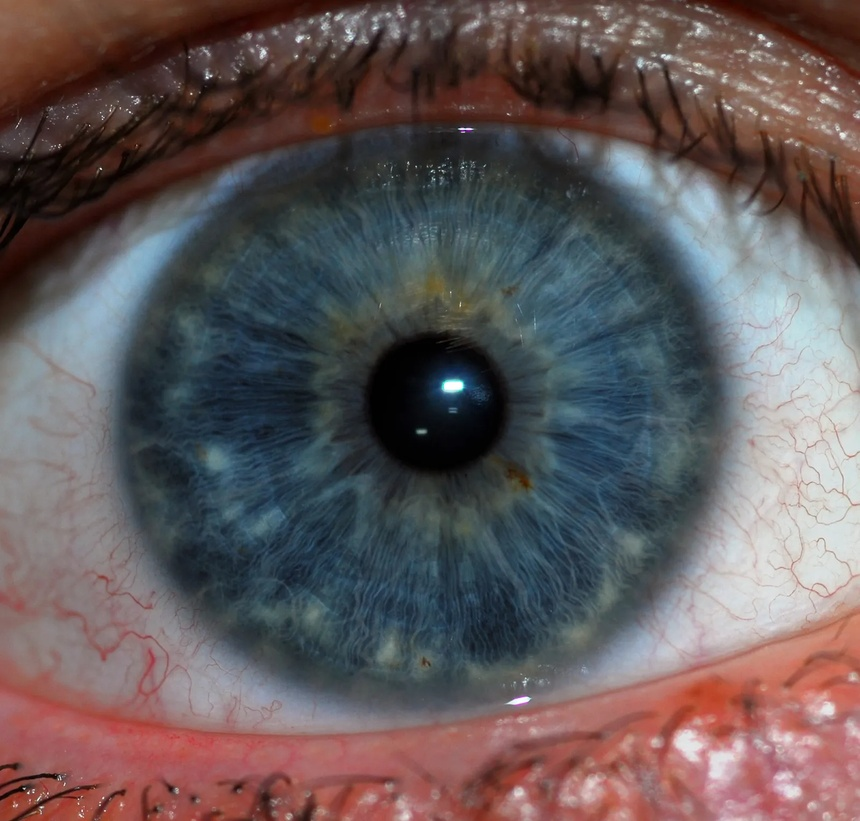
#> input picture human-iris.jpg, 860 x 821 px, shrunk from 1600 x 1528 before the run
$ jupyter execute 'Gabor Filters.ipynb'
#> lines starting #> are read from the running program, lines starting #| are printed output that depends on the picture
### Implementation and studies of Gabor Filters

[cell 1]
import numpy as np
import cv2
import matplotlib.pyplot as plt

#### The Gabor filter can be described by the following equation:

$
    g(x, y; \lambda, \theta, \psi, \sigma, \gamma) = \exp\left(-\frac{x'^2  +  \gamma^2 y'^2}{2\sigma^2}\right) \cos\left(2\pi \frac{x'}{\lambda} + \psi\right)
$

where:

$x' = x \cos(\theta) + y \sin(\theta)$

$y' = -x \sin(\theta) + y \cos(\theta)$

Parameters:

$\lambda$: Wavelength of the sinusoidal factor.

$\theta$: Orientation of the normal to the parallel stripes.

$\psi$: Phase offset.

$\sigma$: Standard deviation of the Gaussian envelope.

$\gamma$: Spatial aspect ratio, which specifies the ellipticity of the filter.

[cell 2]
# lambda is a keyword in python so we use Lambda
def gabor(sigma, theta, Lambda, psi, gamma):
    sigma_x = sigma
    sigma_y = float(sigma) / gamma

    nstds = 3
    xmax = max(
        abs(nstds * sigma_x * np.cos(theta)),
        abs(nstds * sigma_y * np.sin(theta))
    )
    xmax = np.ceil(max(1, xmax))

    ymax = max(
        abs(nstds * sigma_x * np.sin(theta)),
        abs(nstds * sigma_y * np.cos(theta))
    )
    ymax = np.ceil(max(1, ymax))

    xmin = -xmax
    ymin = -ymax
    (x, y) = np.meshgrid(np.arange(ymin, ymax + 1), np.arange(xmin, xmax + 1))

    # Rotation
    x_theta = x * np.cos(theta) + y * np.sin(theta)
    y_theta = -x * np.sin(theta) + y * np.cos(theta)

    gb = np.exp(-0.5 * (x_theta**2 / sigma_x**2 + y_theta**2 / sigma_y**2)) * np.cos(2 * np.pi / Lambda * x_theta + psi)
    return gb

[cell 3]
image = cv2.imread('human-iris.jpg', cv2.IMREAD_GRAYSCALE)
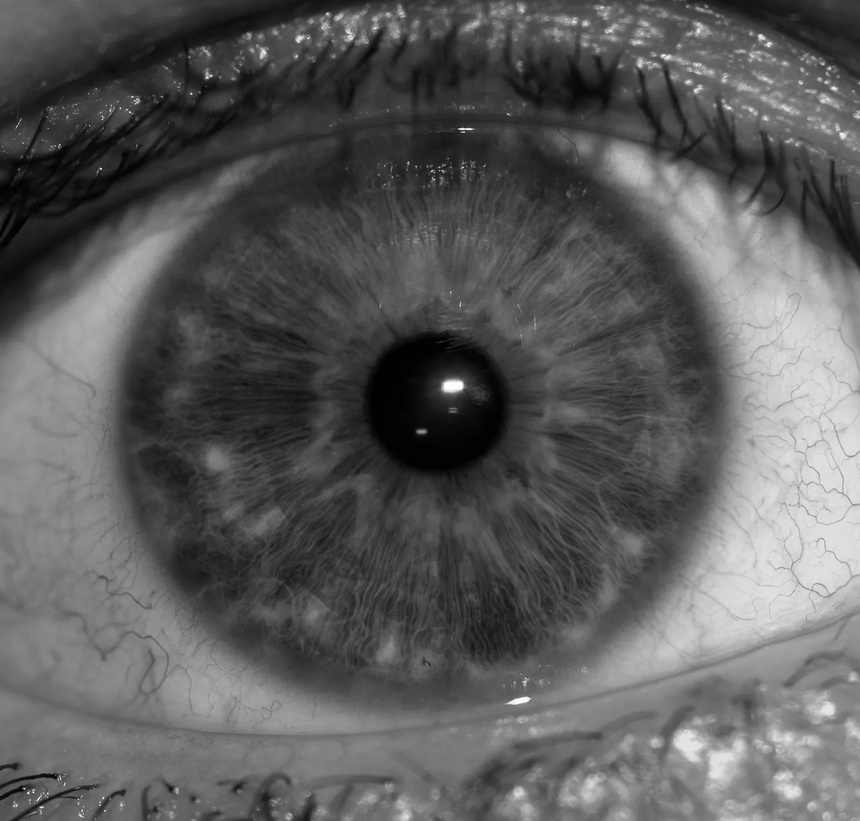
#> image: shape (821, 860); min 0, max 255, mean 91.8

sigma = 5.5
theta = np.pi / 6
Lambda = 15.0
psi = 0
gamma = 1.0
gabor_kernel = gabor(sigma, theta, Lambda, psi, gamma)

def apply_gabor_filter(image, kernel):
    kernel = kernel / np.sum(kernel)
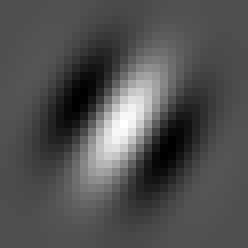
#> kernel: shape (31, 31) float64 (shown 8 times larger); min -0.0343, max 0.0765, mean 0.00104; drawn with min black and max white
    filtered_image = cv2.filter2D(image, -1, kernel)
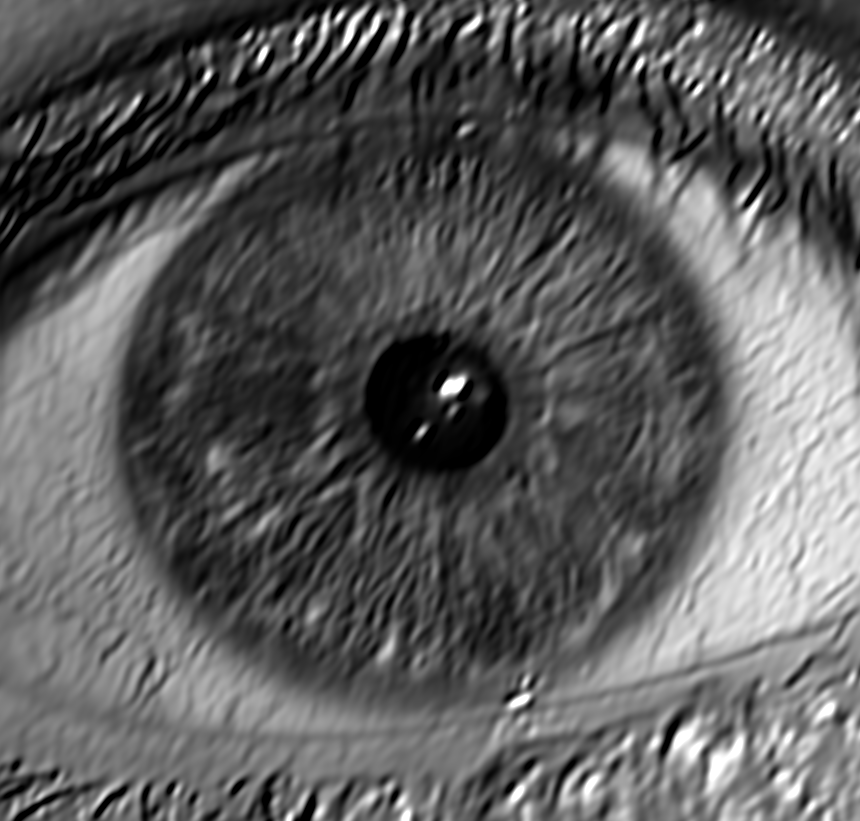
#> filtered_image: shape (821, 860); min 0, max 255, mean 92.1
    return filtered_image

filtered_image = apply_gabor_filter(image, gabor_kernel)

# Display results
plt.figure(figsize=(12, 4))
plt.subplot(1, 3, 1)
plt.title('Original Image')
plt.imshow(image, cmap='gray')
plt.axis('off')

plt.subplot(1, 3, 2)
plt.title('Gabor Kernel')
plt.imshow(gabor_kernel, cmap='gray')
plt.axis('off')

plt.subplot(1, 3, 3)
plt.title('Filtered Image')
plt.imshow(filtered_image, cmap='gray')
plt.axis('off')

plt.tight_layout()
plt.show()
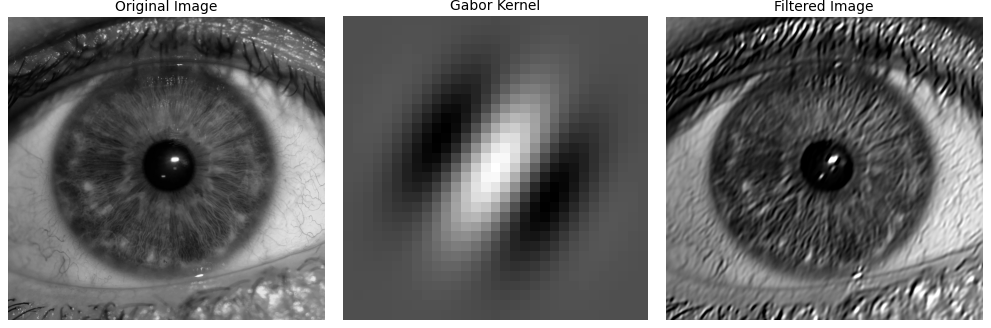
#> figure drawn by matplotlib, 3 panels
